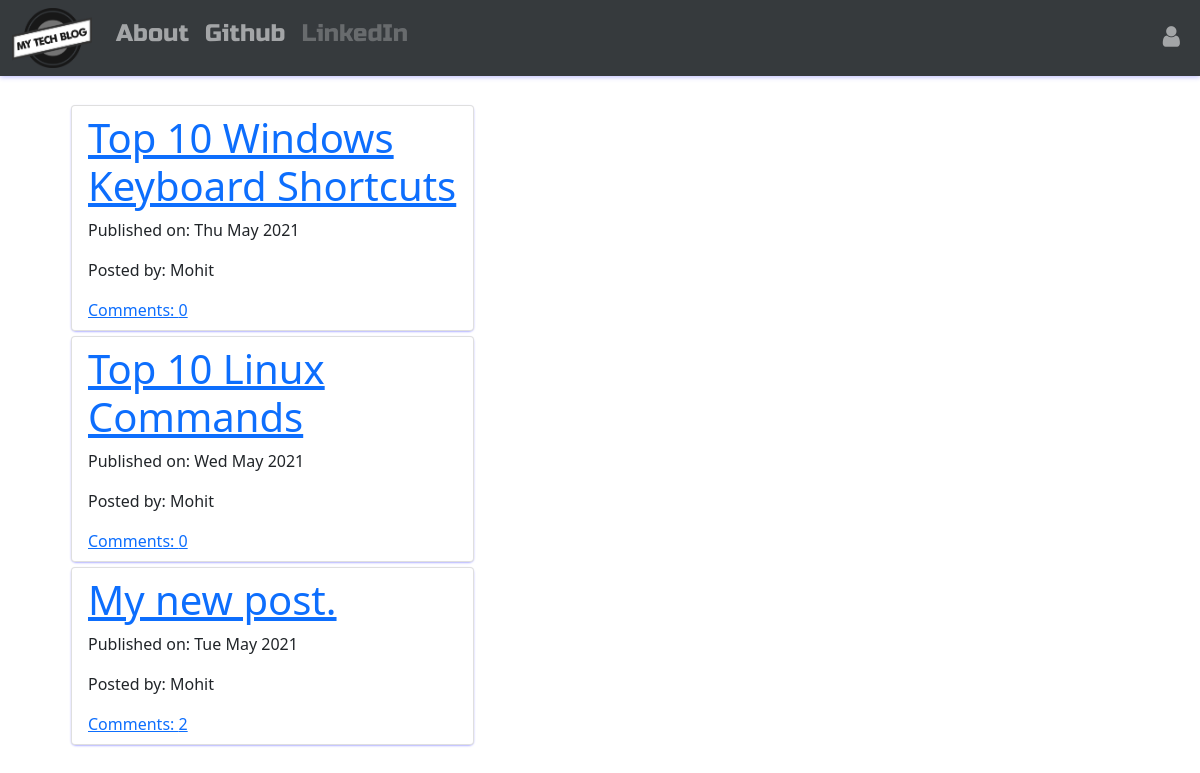
The page / on the database its author committed.
### blog_app/models.py (models this page shows, shortened)
class Post(models.Model):
    author = models.ForeignKey('auth.User', on_delete=models.CASCADE)
    title = models.CharField(max_length=200)
    text = models.TextField()
    created_date = models.DateTimeField(default=timezone.now)
    published_date = models.DateTimeField(blank=True, null=True)
    def approve_comments(self):
        return self.comments.filter(approved_comment=True)

### blog_app/views.py (the view)
# urls.py: path('',views.PostListView.as_view(),name='post_list'),
class PostListView(ListView):
    model = Post
    def get_queryset(self):
        return Post.objects.filter(published_date__lte=timezone.now()).order_by('-published_date')

### blog_app/templates/blog_app/post_list.html
{% extends 'blog_app/base.html' %}
{% block body_block %}
<div class="container">
  {% for post in post_list %}
    <div class="post block">
      <ul class="list-group">
        <li class="list-group-item"><h1 class="loader"><a href="{% url 'post_detail' pk=post.pk %}">{{ post.title }}</a></h1>
        <div class="date">
          <p>Published on: {{post.published_date|date:"D M Y"}}</p>
          <p>Posted by: {{post.author}}</p>
        </div>
        <a class="loader" href="{% url 'post_detail' pk=post.pk %}">Comments: {{ post.approve_comments.count }}</a></li>
      </ul>
    </div>
  {% endfor %}
</div>
{% endblock %}

### blog_app/templates/blog_app/base.html (shortened to what this page needs)
<!DOCTYPE html>
{% load static %}
<html lang="en" dir="ltr">
  <head>
    <link href="https://cdn.jsdelivr.net/npm/bootstrap@5.0.1/dist/css/bootstrap.min.css" rel="stylesheet">
    <link rel="stylesheet" href="https://cdn.jsdelivr.net/npm/bootstrap-icons@1.5.0/font/bootstrap-icons.css">
    <link href="https://maxcdn.bootstrapcdn.com/font-awesome/4.7.0/css/font-awesome.min.css" rel="stylesheet">
    <link rel="stylesheet" href="//cdn.jsdelivr.net/npm/medium-editor@latest/dist/css/medium-editor.min.css" type="text/css" media="screen" charset="utf-8">
    <link rel="stylesheet" href="{% static 'css/blog_app.css' %}">
  </head>
  <body class="body">
      <nav class="navbar navbar-expand-lg navbar-dark bg-dark coolfont custom-navbar">
      <div class="container-fluid">
        <ul class="navbar-nav me-auto my-2 my-lg-0">
          <li class="nav-item"><a class="navbar-brand bigbrand" href="{% url 'post_list' %}"><img src="{% static 'blog_app/mts.png' %}" alt="My Tech Blog" width="80" height="60"></a></li><br>
          <li class="nav-item"><a class="nav-link" href="{% url 'about' %}">About</a></li><br>
          <li class="nav-item"><a class="nav-link" href="https://www.github.com/Mohit-Vernekar">Github</a></li><br>
          <li class="nav-item"><a class="nav-link disabled" href="{% url 'linkedin' %}">LinkedIn</a></li><br>
        </ul>
        <ul class="navbar-nav navbar-right">
          {% if user.is_authenticated %}
          <li class="nav-item">
            <a class="nav-link" href="{% url 'post_new' %}">New Post</a>
          </li>
          <li class="nav-item">
            <a class="nav-link" href="{% url 'post_draft_list' %}">Drafts</a>
          </li>
          <li class="nav-item">
            <a class="nav-link" href="{% url 'logout' %}">Logout</a>
          </li>
          <li class="nav-item">
            <a class="nav-link">Welcome: {{user.username}}</a>
          </li>
            {% else %}
            <li class="nav-item"><a class="nav-item nav-link" href="{% url 'login' %}"><span class="fa fa-user"></span></a></li>
          {% endif %}
        </ul>
      </div>
    </nav>
    <div class="container">
      <div class="row">
        <div class="col-md-5">
          <div class="blog_posts">
            {% block body_block %}
            {% endblock %}
          </div>
        </div>
      </div>
    </div>
  </body>
</html>

### blog_app/static/css/blog_app.css (style rules this page uses)
.body { background-image: url(https://wallpaperaccess.com/full/1602717.jpg); background-size: cover; width: 100%; }
.block { border-radius: 5px; margin: 5px; padding: auto; text-align: left; width: 100%; box-shadow: 0 1px 2px #b3b3ff; transition: all 0.3s cubic-bezier(.25,.8,.25,1); }
.coolfont { font-family: 'Russo One', sans-serif; font-size: 1.5em; margin-bottom: 1em; box-shadow: 0px 1px 5px #b3b3ff; opacity: 0.9; }
.bigbrand { font-size: 1.5em; }
.loader { filter:hue-rotate(0deg); color:linear-gradient(45deg,#0f8,#08f); animation:hue 5000ms infinite linear; }

### rows shown on the page
Post: title "Top 10 Windows Keyboard Shortcuts", published_date "Thu May 2021", author "Mohit", approve_comments.count "0"
Post: title "Top 10 Linux Commands", published_date "Wed May 2021", author "Mohit", approve_comments.count "0"
Post: title "My new post.", published_date "Tue May 2021", author "Mohit", approve_comments.count "2"
